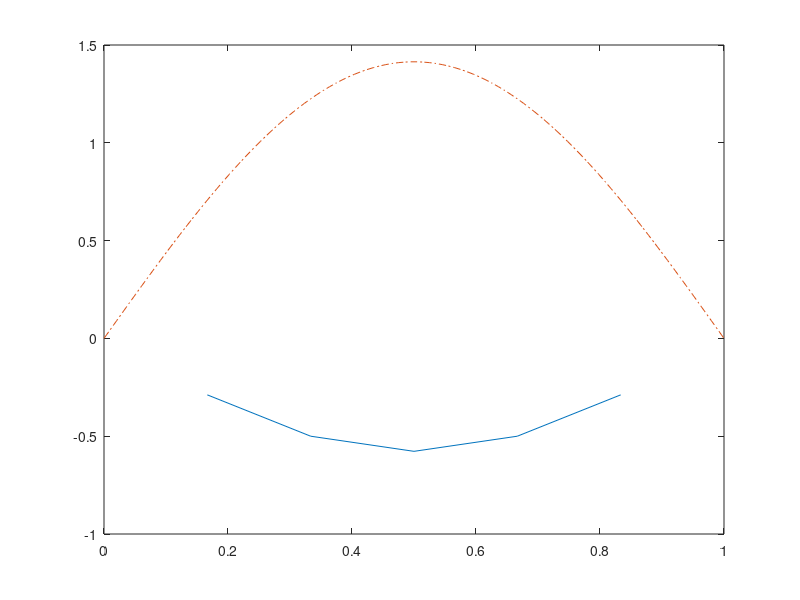

This figure's MATLAB source:
A = 1+ ones(1,5);
m = diag(A);

for i = 1:4
    m(i, i+1) = -1;
    m(i+1, i)= -1;
end

H = ((5+1)^2 / 2) * m;

[eigenvectors, eigenvalues] = eig(H);
x_values = linspace(1/(5+1), 5/(5+1), 5);

x = linspace(0,1);
y2 = sqrt(2) * (sin(pi * x));

plot(x_values, eigenvectors(:,1), "-", x, y2, "-." )







